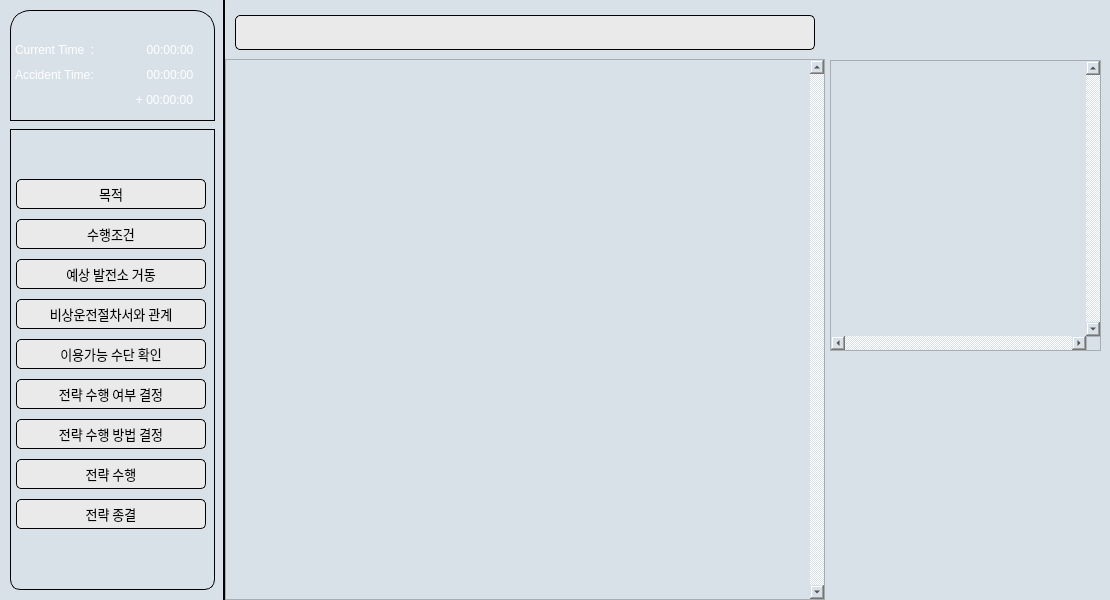
<?xml version="1.0" encoding="UTF-8"?>
<ui version="4.0">
 <class>MainForm</class>
 <widget class="QWidget" name="MainForm">
  <property name="geometry">
   <rect>
    <x>0</x>
    <y>0</y>
    <width>1110</width>
    <height>600</height>
   </rect>
  </property>
  <property name="windowTitle">
   <string>SAMG</string>
  </property>
  <property name="styleSheet">
   <string notr="true">background-color: rgb(217, 225, 232);</string>
  </property>
  <widget class="QFrame" name="Bar_1">
   <property name="geometry">
    <rect>
     <x>0</x>
     <y>0</y>
     <width>225</width>
     <height>600</height>
    </rect>
   </property>
   <property name="styleSheet">
    <string notr="true">background-color: #d9e1e8;
border: none;
border-right: 2px solid black;</string>
   </property>
   <property name="frameShape">
    <enum>QFrame::StyledPanel</enum>
   </property>
   <property name="frameShadow">
    <enum>QFrame::Raised</enum>
   </property>
   <widget class="QFrame" name="frame">
    <property name="geometry">
     <rect>
      <x>10</x>
      <y>10</y>
      <width>205</width>
      <height>111</height>
     </rect>
    </property>
    <property name="styleSheet">
     <string notr="true">border-top-left-radius: 20px;
border-top-right-radius: 20px;
border: 1px solid black;
background: qlineargradient(x1: 0, y1: 0, x2: 0, y2: 1,
stop: 0 #56a, stop: 0.5 #2b90d9);</string>
    </property>
    <property name="frameShape">
     <enum>QFrame::StyledPanel</enum>
    </property>
    <property name="frameShadow">
     <enum>QFrame::Raised</enum>
    </property>
    <widget class="QLabel" name="label">
     <property name="geometry">
      <rect>
       <x>5</x>
       <y>30</y>
       <width>110</width>
       <height>20</height>
      </rect>
     </property>
     <property name="styleSheet">
      <string notr="true">border-top-left-radius: none;
font: 10pt &quot;Arial&quot;;
border-top-right-radius: none;
border: none;
background: none;
color: rgb(255, 255, 255);</string>
     </property>
     <property name="text">
      <string>Current Time  :</string>
     </property>
    </widget>
    <widget class="QLabel" name="T_time">
     <property name="geometry">
      <rect>
       <x>115</x>
       <y>30</y>
       <width>90</width>
       <height>20</height>
      </rect>
     </property>
     <property name="styleSheet">
      <string notr="true">border-top-left-radius: none;
font: 10pt &quot;Arial&quot;;
border-top-right-radius: none;
border: none;
background: none;
color: rgb(255, 255, 255);</string>
     </property>
     <property name="text">
      <string>00:00:00</string>
     </property>
     <property name="alignment">
      <set>Qt::AlignCenter</set>
     </property>
    </widget>
    <widget class="QLabel" name="T_time_g">
     <property name="geometry">
      <rect>
       <x>115</x>
       <y>55</y>
       <width>90</width>
       <height>20</height>
      </rect>
     </property>
     <property name="styleSheet">
      <string notr="true">border-top-left-radius: none;
font: 10pt &quot;Arial&quot;;
border-top-right-radius: none;
border: none;
background: none;
color: rgb(255, 255, 255);</string>
     </property>
     <property name="text">
      <string>00:00:00</string>
     </property>
     <property name="alignment">
      <set>Qt::AlignCenter</set>
     </property>
    </widget>
    <widget class="QLabel" name="label_2">
     <property name="geometry">
      <rect>
       <x>5</x>
       <y>55</y>
       <width>110</width>
       <height>20</height>
      </rect>
     </property>
     <property name="styleSheet">
      <string notr="true">border-top-left-radius: none;
font: 10pt &quot;Arial&quot;;
border-top-right-radius: none;
border: none;
background: none;
color: rgb(255, 255, 255);</string>
     </property>
     <property name="text">
      <string>Accident Time:</string>
     </property>
    </widget>
    <widget class="QLabel" name="T_time_g_2">
     <property name="geometry">
      <rect>
       <x>104</x>
       <y>80</y>
       <width>101</width>
       <height>20</height>
      </rect>
     </property>
     <property name="styleSheet">
      <string notr="true">border-top-left-radius: none;
font: 10pt &quot;Arial&quot;;
border-top-right-radius: none;
border: none;
background: none;
color: rgb(255, 255, 255);</string>
     </property>
     <property name="text">
      <string>+ 00:00:00</string>
     </property>
     <property name="alignment">
      <set>Qt::AlignCenter</set>
     </property>
    </widget>
   </widget>
   <widget class="QFrame" name="frame_2">
    <property name="geometry">
     <rect>
      <x>10</x>
      <y>129</y>
      <width>205</width>
      <height>461</height>
     </rect>
    </property>
    <property name="styleSheet">
     <string notr="true">border-top-left-radius: 0px;
border-top-right-radius: 0px;
border-bottom-right-radius: 10px;
border-bottom-left-radius: 10px;
border: 1px solid black;
background: none;</string>
    </property>
    <widget class="QPushButton" name="B_1">
     <property name="geometry">
      <rect>
       <x>6</x>
       <y>50</y>
       <width>190</width>
       <height>30</height>
      </rect>
     </property>
     <property name="font">
      <font>
       <family>HY견고딕</family>
       <pointsize>10</pointsize>
       <weight>50</weight>
       <bold>false</bold>
      </font>
     </property>
     <property name="styleSheet">
      <string notr="true">QPushButton{
	border-top-left-radius: 5px;
	border-top-right-radius: 5px;
	border-bottom-right-radius: 5px;
	border-bottom-left-radius: 5px;
	background-color: rgb(234, 234, 234);
}
QPushButton:pressed {
	background-color: rgb(188, 188, 188);
}</string>
     </property>
     <property name="text">
      <string>목적</string>
     </property>
    </widget>
    <widget class="QPushButton" name="B_2">
     <property name="geometry">
      <rect>
       <x>6</x>
       <y>90</y>
       <width>190</width>
       <height>30</height>
      </rect>
     </property>
     <property name="font">
      <font>
       <family>HY견고딕</family>
       <pointsize>10</pointsize>
       <weight>50</weight>
       <bold>false</bold>
      </font>
     </property>
     <property name="styleSheet">
      <string notr="true">QPushButton{
	border-top-left-radius: 5px;
	border-top-right-radius: 5px;
	border-bottom-right-radius: 5px;
	border-bottom-left-radius: 5px;
	background-color: rgb(234, 234, 234);
}
QPushButton:pressed {
	background-color: rgb(188, 188, 188);
}</string>
     </property>
     <property name="text">
      <string>수행조건</string>
     </property>
    </widget>
    <widget class="QPushButton" name="B_3">
     <property name="geometry">
      <rect>
       <x>6</x>
       <y>130</y>
       <width>190</width>
       <height>30</height>
      </rect>
     </property>
     <property name="font">
      <font>
       <family>HY견고딕</family>
       <pointsize>10</pointsize>
       <weight>50</weight>
       <bold>false</bold>
      </font>
     </property>
     <property name="styleSheet">
      <string notr="true">QPushButton{
	border-top-left-radius: 5px;
	border-top-right-radius: 5px;
	border-bottom-right-radius: 5px;
	border-bottom-left-radius: 5px;
	background-color: rgb(234, 234, 234);
}
QPushButton:pressed {
	background-color: rgb(188, 188, 188);
}</string>
     </property>
     <property name="text">
      <string>예상 발전소 거동</string>
     </property>
    </widget>
    <widget class="QPushButton" name="B_4">
     <property name="geometry">
      <rect>
       <x>6</x>
       <y>170</y>
       <width>190</width>
       <height>30</height>
      </rect>
     </property>
     <property name="font">
      <font>
       <family>HY견고딕</family>
       <pointsize>10</pointsize>
       <weight>50</weight>
       <bold>false</bold>
      </font>
     </property>
     <property name="styleSheet">
      <string notr="true">QPushButton{
	border-top-left-radius: 5px;
	border-top-right-radius: 5px;
	border-bottom-right-radius: 5px;
	border-bottom-left-radius: 5px;
	background-color: rgb(234, 234, 234);
}
QPushButton:pressed {
	background-color: rgb(188, 188, 188);
}</string>
     </property>
     <property name="text">
      <string>비상운전절차서와 관계</string>
     </property>
    </widget>
    <widget class="QPushButton" name="B_5">
     <property name="geometry">
      <rect>
       <x>6</x>
       <y>210</y>
       <width>190</width>
       <height>30</height>
      </rect>
     </property>
     <property name="font">
      <font>
       <family>HY견고딕</family>
       <pointsize>10</pointsize>
       <weight>50</weight>
       <bold>false</bold>
      </font>
     </property>
     <property name="styleSheet">
      <string notr="true">QPushButton{
	border-top-left-radius: 5px;
	border-top-right-radius: 5px;
	border-bottom-right-radius: 5px;
	border-bottom-left-radius: 5px;
	background-color: rgb(234, 234, 234);
}
QPushButton:pressed {
	background-color: rgb(188, 188, 188);
}</string>
     </property>
     <property name="text">
      <string>이용가능 수단 확인</string>
     </property>
    </widget>
    <widget class="QPushButton" name="B_6">
     <property name="geometry">
      <rect>
       <x>6</x>
       <y>250</y>
       <width>190</width>
       <height>30</height>
      </rect>
     </property>
     <property name="font">
      <font>
       <family>HY견고딕</family>
       <pointsize>10</pointsize>
       <weight>50</weight>
       <bold>false</bold>
      </font>
     </property>
     <property name="styleSheet">
      <string notr="true">QPushButton{
	border-top-left-radius: 5px;
	border-top-right-radius: 5px;
	border-bottom-right-radius: 5px;
	border-bottom-left-radius: 5px;
	background-color: rgb(234, 234, 234);
}
QPushButton:pressed {
	background-color: rgb(188, 188, 188);
}</string>
     </property>
     <property name="text">
      <string>전략 수행 여부 결정</string>
     </property>
    </widget>
    <widget class="QPushButton" name="B_7">
     <property name="geometry">
      <rect>
       <x>6</x>
       <y>290</y>
       <width>190</width>
       <height>30</height>
      </rect>
     </property>
     <property name="font">
      <font>
       <family>HY견고딕</family>
       <pointsize>10</pointsize>
       <weight>50</weight>
       <bold>false</bold>
      </font>
     </property>
     <property name="styleSheet">
      <string notr="true">QPushButton{
	border-top-left-radius: 5px;
	border-top-right-radius: 5px;
	border-bottom-right-radius: 5px;
	border-bottom-left-radius: 5px;
	background-color: rgb(234, 234, 234);
}
QPushButton:pressed {
	background-color: rgb(188, 188, 188);
}</string>
     </property>
     <property name="text">
      <string>전략 수행 방법 결정</string>
     </property>
    </widget>
    <widget class="QPushButton" name="B_8">
     <property name="geometry">
      <rect>
       <x>6</x>
       <y>330</y>
       <width>190</width>
       <height>30</height>
      </rect>
     </property>
     <property name="font">
      <font>
       <family>HY견고딕</family>
       <pointsize>10</pointsize>
       <weight>50</weight>
       <bold>false</bold>
      </font>
     </property>
     <property name="styleSheet">
      <string notr="true">QPushButton{
	border-top-left-radius: 5px;
	border-top-right-radius: 5px;
	border-bottom-right-radius: 5px;
	border-bottom-left-radius: 5px;
	background-color: rgb(234, 234, 234);
}
QPushButton:pressed {
	background-color: rgb(188, 188, 188);
}</string>
     </property>
     <property name="text">
      <string>전략 수행</string>
     </property>
    </widget>
    <widget class="QPushButton" name="B_9">
     <property name="geometry">
      <rect>
       <x>6</x>
       <y>370</y>
       <width>190</width>
       <height>30</height>
      </rect>
     </property>
     <property name="font">
      <font>
       <family>HY견고딕</family>
       <pointsize>10</pointsize>
       <weight>50</weight>
       <bold>false</bold>
      </font>
     </property>
     <property name="styleSheet">
      <string notr="true">QPushButton{
	border-top-left-radius: 5px;
	border-top-right-radius: 5px;
	border-bottom-right-radius: 5px;
	border-bottom-left-radius: 5px;
	background-color: rgb(234, 234, 234);
}
QPushButton:pressed {
	background-color: rgb(188, 188, 188);
}</string>
     </property>
     <property name="text">
      <string>전략 종결</string>
     </property>
    </widget>
   </widget>
  </widget>
  <widget class="QStackedWidget" name="stackedWidget">
   <property name="geometry">
    <rect>
     <x>225</x>
     <y>59</y>
     <width>600</width>
     <height>541</height>
    </rect>
   </property>
   <property name="styleSheet">
    <string notr="true"/>
   </property>
   <property name="currentIndex">
    <number>1</number>
   </property>
   <widget class="QWidget" name="bp_0">
    <widget class="QScrollArea" name="sa_0">
     <property name="geometry">
      <rect>
       <x>0</x>
       <y>0</y>
       <width>600</width>
       <height>541</height>
      </rect>
     </property>
     <property name="widgetResizable">
      <bool>true</bool>
     </property>
     <widget class="QWidget" name="sa_0_w">
      <property name="geometry">
       <rect>
        <x>0</x>
        <y>0</y>
        <width>598</width>
        <height>539</height>
       </rect>
      </property>
      <property name="minimumSize">
       <size>
        <width>0</width>
        <height>0</height>
       </size>
      </property>
     </widget>
    </widget>
   </widget>
   <widget class="QWidget" name="bp_1">
    <widget class="QScrollArea" name="sa_1">
     <property name="geometry">
      <rect>
       <x>0</x>
       <y>0</y>
       <width>600</width>
       <height>541</height>
      </rect>
     </property>
     <property name="verticalScrollBarPolicy">
      <enum>Qt::ScrollBarAlwaysOn</enum>
     </property>
     <property name="widgetResizable">
      <bool>true</bool>
     </property>
     <widget class="QWidget" name="sa_1_w">
      <property name="geometry">
       <rect>
        <x>0</x>
        <y>0</y>
        <width>584</width>
        <height>539</height>
       </rect>
      </property>
     </widget>
    </widget>
   </widget>
   <widget class="QWidget" name="bp_2">
    <widget class="QScrollArea" name="sa_2">
     <property name="geometry">
      <rect>
       <x>0</x>
       <y>0</y>
       <width>600</width>
       <height>541</height>
      </rect>
     </property>
     <property name="verticalScrollBarPolicy">
      <enum>Qt::ScrollBarAlwaysOn</enum>
     </property>
     <property name="widgetResizable">
      <bool>true</bool>
     </property>
     <widget class="QWidget" name="sa_2_w">
      <property name="geometry">
       <rect>
        <x>0</x>
        <y>0</y>
        <width>584</width>
        <height>539</height>
       </rect>
      </property>
     </widget>
    </widget>
   </widget>
   <widget class="QWidget" name="bp_3">
    <widget class="QScrollArea" name="sa_3">
     <property name="geometry">
      <rect>
       <x>0</x>
       <y>0</y>
       <width>600</width>
       <height>541</height>
      </rect>
     </property>
     <property name="verticalScrollBarPolicy">
      <enum>Qt::ScrollBarAlwaysOn</enum>
     </property>
     <property name="widgetResizable">
      <bool>true</bool>
     </property>
     <widget class="QWidget" name="sa_3_w">
      <property name="geometry">
       <rect>
        <x>0</x>
        <y>0</y>
        <width>584</width>
        <height>539</height>
       </rect>
      </property>
     </widget>
    </widget>
   </widget>
   <widget class="QWidget" name="bq_4">
    <widget class="QScrollArea" name="sa_4">
     <property name="geometry">
      <rect>
       <x>0</x>
       <y>0</y>
       <width>600</width>
       <height>541</height>
      </rect>
     </property>
     <property name="verticalScrollBarPolicy">
      <enum>Qt::ScrollBarAlwaysOn</enum>
     </property>
     <property name="widgetResizable">
      <bool>true</bool>
     </property>
     <widget class="QWidget" name="sa_4_w">
      <property name="geometry">
       <rect>
        <x>0</x>
        <y>0</y>
        <width>584</width>
        <height>539</height>
       </rect>
      </property>
     </widget>
    </widget>
   </widget>
   <widget class="QWidget" name="bp_5">
    <widget class="QScrollArea" name="sa_5">
     <property name="geometry">
      <rect>
       <x>0</x>
       <y>0</y>
       <width>600</width>
       <height>541</height>
      </rect>
     </property>
     <property name="verticalScrollBarPolicy">
      <enum>Qt::ScrollBarAlwaysOn</enum>
     </property>
     <property name="widgetResizable">
      <bool>true</bool>
     </property>
     <widget class="QWidget" name="sa_5_w">
      <property name="geometry">
       <rect>
        <x>0</x>
        <y>0</y>
        <width>584</width>
        <height>539</height>
       </rect>
      </property>
     </widget>
    </widget>
   </widget>
   <widget class="QWidget" name="bp_6">
    <widget class="QScrollArea" name="sa_6">
     <property name="geometry">
      <rect>
       <x>0</x>
       <y>0</y>
       <width>600</width>
       <height>541</height>
      </rect>
     </property>
     <property name="verticalScrollBarPolicy">
      <enum>Qt::ScrollBarAlwaysOn</enum>
     </property>
     <property name="widgetResizable">
      <bool>true</bool>
     </property>
     <widget class="QWidget" name="sa_6_w">
      <property name="geometry">
       <rect>
        <x>0</x>
        <y>0</y>
        <width>584</width>
        <height>539</height>
       </rect>
      </property>
     </widget>
    </widget>
   </widget>
   <widget class="QWidget" name="bp_7">
    <widget class="QScrollArea" name="sa_7">
     <property name="geometry">
      <rect>
       <x>0</x>
       <y>0</y>
       <width>600</width>
       <height>541</height>
      </rect>
     </property>
     <property name="verticalScrollBarPolicy">
      <enum>Qt::ScrollBarAlwaysOn</enum>
     </property>
     <property name="widgetResizable">
      <bool>true</bool>
     </property>
     <widget class="QWidget" name="sa_7_w">
      <property name="geometry">
       <rect>
        <x>0</x>
        <y>0</y>
        <width>584</width>
        <height>539</height>
       </rect>
      </property>
     </widget>
    </widget>
   </widget>
   <widget class="QWidget" name="bp_8">
    <widget class="QScrollArea" name="sa_8">
     <property name="geometry">
      <rect>
       <x>0</x>
       <y>0</y>
       <width>600</width>
       <height>541</height>
      </rect>
     </property>
     <property name="verticalScrollBarPolicy">
      <enum>Qt::ScrollBarAlwaysOn</enum>
     </property>
     <property name="widgetResizable">
      <bool>true</bool>
     </property>
     <widget class="QWidget" name="sa_8_w">
      <property name="geometry">
       <rect>
        <x>0</x>
        <y>0</y>
        <width>584</width>
        <height>539</height>
       </rect>
      </property>
     </widget>
    </widget>
   </widget>
   <widget class="QWidget" name="bp_9">
    <widget class="QScrollArea" name="sa_9">
     <property name="geometry">
      <rect>
       <x>0</x>
       <y>0</y>
       <width>600</width>
       <height>541</height>
      </rect>
     </property>
     <property name="verticalScrollBarPolicy">
      <enum>Qt::ScrollBarAlwaysOn</enum>
     </property>
     <property name="widgetResizable">
      <bool>true</bool>
     </property>
     <widget class="QWidget" name="sa_9_w">
      <property name="geometry">
       <rect>
        <x>0</x>
        <y>0</y>
        <width>584</width>
        <height>539</height>
       </rect>
      </property>
     </widget>
    </widget>
   </widget>
  </widget>
  <widget class="QLabel" name="stack_title">
   <property name="geometry">
    <rect>
     <x>235</x>
     <y>15</y>
     <width>580</width>
     <height>35</height>
    </rect>
   </property>
   <property name="font">
    <font>
     <family>HY견고딕</family>
     <pointsize>12</pointsize>
    </font>
   </property>
   <property name="styleSheet">
    <string notr="true">border-top-left-radius: 5px;
border-top-right-radius: 5px;
border-bottom-right-radius: 5px;
border-bottom-left-radius: 5px;
background-color: rgb(234, 234, 234);
border: 1px solid black;</string>
   </property>
   <property name="text">
    <string/>
   </property>
   <property name="alignment">
    <set>Qt::AlignCenter</set>
   </property>
  </widget>
  <widget class="QScrollArea" name="sa_map">
   <property name="geometry">
    <rect>
     <x>830</x>
     <y>60</y>
     <width>271</width>
     <height>291</height>
    </rect>
   </property>
   <property name="verticalScrollBarPolicy">
    <enum>Qt::ScrollBarAlwaysOn</enum>
   </property>
   <property name="horizontalScrollBarPolicy">
    <enum>Qt::ScrollBarAlwaysOn</enum>
   </property>
   <property name="widgetResizable">
    <bool>true</bool>
   </property>
   <widget class="QWidget" name="sa_map_0">
    <property name="geometry">
     <rect>
      <x>0</x>
      <y>0</y>
      <width>255</width>
      <height>275</height>
     </rect>
    </property>
   </widget>
  </widget>
 </widget>
 <resources/>
 <connections/>
</ui>
